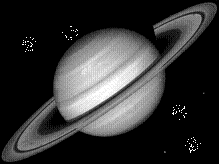
#> input picture Lab2/Saturn2.gif, 219 x 164 px
$ jupyter execute lab2.ipynb
#> lines starting #> are read from the running program, lines starting #| are printed output that depends on the picture
## Обробка зображень. Лабораторна робота №2

### Краснощок Іван, ІПС-31

Для видалення шуму імпульсного характеру оптимальним способом є застосування медіанного фільтра.
При медіанній фільтрації кожен піксель зображення оброблюється послідовно. Використовується двовимірне вікно (апертура; моя програма використовує вікно у вигляді квадрату, розмір вікна задається параметрично).
Для послідовності точок, що належать вікну знаходимо медіану (впорядковуємо точки і обираємо середню).
Знайдена медіана і буде значенням точки зображення з координатами (i, j).

Код програми:

[cell 1]
import numpy as np
from PIL import Image


def median_filter(image_arr, window_size):
    m, n = image_arr.shape
    result_image_arr = np.zeros((m, n))
    h = (window_size - 1) // 2

    for i in range(m):
        for j in range(n):
            window = image_arr[max(i - h, 0):min(i + h + 1, m), max(j - h, 0):min(j + h + 1, n)]
            result_image_arr[i, j] = np.median(window)

    return result_image_arr.astype(np.uint8)

Допоміжна функція для виводу зображення:

[cell 2]
def show_image(image):
    target_width = 350
    target_height = int((target_width / image.width) * image.height)
    return image.resize((target_width, target_height))

Зображення Saturn2.gif (початкове):

[cell 3]
first_image = Image.open('Saturn2.gif').convert('L')
#> first_image is the input picture: PIL image 219x164 L; min 0, max 255, mean 50.6
show_image(first_image)
#> in show_image, `return image.resize((target_width, target_height))`:
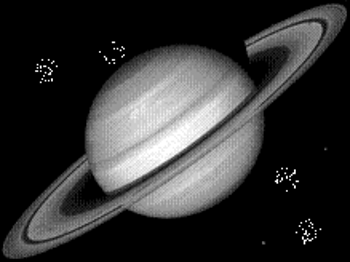
#> returned value: PIL image 350x262 L; min 0, max 255, mean 50.7

Зображення Saturn2.gif (після застосування медіанної фільтрації з вікном 3 х 3):

[cell 4]
show_image(Image.fromarray(median_filter(np.array(first_image), 3)))
#> after the loop in median_filter, `for i in range(m):`:
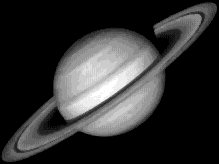
#> result_image_arr: shape (164, 219) float64; min 0, max 255, mean 49.7

Зображення saturn3.GIF (початкове):

[cell 5]
second_image = Image.open('saturn3.GIF').convert('L')
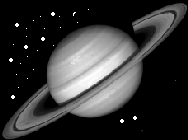
#> input picture Lab2/saturn3.GIF, 188 x 140 px
show_image(second_image)

Зображення saturn3.GIF (після застосування медіанної фільтрації з вікном 5 х 5):

[cell 6]
show_image(Image.fromarray(median_filter(np.array(second_image), 5)))
#> call 2 of median_filter, with window_size = 5
#> after the loop in median_filter (call 2), `for i in range(m):`:
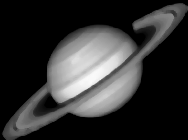
#> result_image_arr: shape (140, 188) float64; min 0, max 250, mean 50.2
